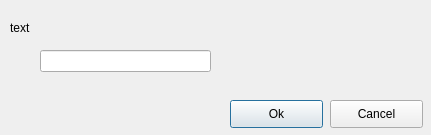
<?xml version="1.0" encoding="UTF-8"?>
<ui version="4.0">
 <class>GetUserString</class>
 <widget class="QDialog" name="GetUserString">
  <property name="geometry">
   <rect>
    <x>0</x>
    <y>0</y>
    <width>431</width>
    <height>135</height>
   </rect>
  </property>
  <property name="windowTitle">
   <string>GetUserString</string>
  </property>
  <widget class="QLineEdit" name="userText">
   <property name="geometry">
    <rect>
     <x>40</x>
     <y>50</y>
     <width>171</width>
     <height>22</height>
    </rect>
   </property>
  </widget>
  <widget class="QLabel" name="label">
   <property name="geometry">
    <rect>
     <x>10</x>
     <y>20</y>
     <width>431</width>
     <height>16</height>
    </rect>
   </property>
   <property name="text">
    <string>text</string>
   </property>
  </widget>
  <widget class="QPushButton" name="btnOk">
   <property name="geometry">
    <rect>
     <x>230</x>
     <y>100</y>
     <width>93</width>
     <height>28</height>
    </rect>
   </property>
   <property name="text">
    <string>Ok</string>
   </property>
  </widget>
  <widget class="QPushButton" name="btnCancel">
   <property name="geometry">
    <rect>
     <x>330</x>
     <y>100</y>
     <width>93</width>
     <height>28</height>
    </rect>
   </property>
   <property name="text">
    <string>Cancel</string>
   </property>
  </widget>
 </widget>
 <layoutdefault spacing="6" margin="11"/>
 <resources/>
 <connections/>
</ui>
